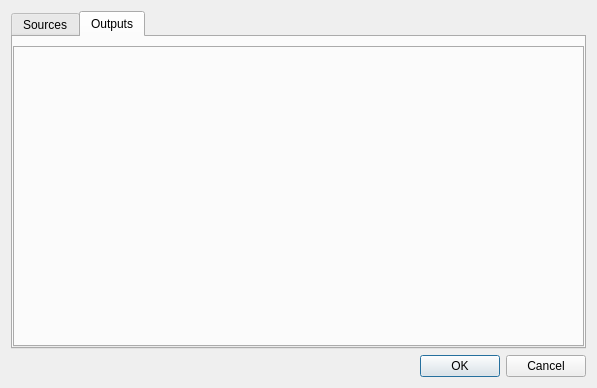
<?xml version="1.0" encoding="UTF-8"?>
<ui version="4.0">
 <class>AppConfigDialog</class>
 <widget class="QDialog" name="AppConfigDialog">
  <property name="geometry">
   <rect>
    <x>0</x>
    <y>0</y>
    <width>597</width>
    <height>388</height>
   </rect>
  </property>
  <property name="windowTitle">
   <string>Settings</string>
  </property>
  <layout class="QVBoxLayout" name="verticalLayout">
   <item>
    <widget class="QTabWidget" name="topTabWidget">
     <property name="currentIndex">
      <number>1</number>
     </property>
     <widget class="QWidget" name="sourcesPage">
      <attribute name="title">
       <string>Sources</string>
      </attribute>
      <layout class="QVBoxLayout" name="verticalLayout_2">
       <property name="leftMargin">
        <number>0</number>
       </property>
       <property name="rightMargin">
        <number>0</number>
       </property>
       <property name="bottomMargin">
        <number>0</number>
       </property>
       <item>
        <widget class="QTabWidget" name="sourcesTabWidget"/>
       </item>
      </layout>
     </widget>
     <widget class="QWidget" name="outputsPage">
      <attribute name="title">
       <string>Outputs</string>
      </attribute>
      <layout class="QVBoxLayout" name="verticalLayout_3">
       <property name="leftMargin">
        <number>0</number>
       </property>
       <property name="rightMargin">
        <number>0</number>
       </property>
       <property name="bottomMargin">
        <number>0</number>
       </property>
       <item>
        <widget class="QTabWidget" name="outputsTabWidget"/>
       </item>
      </layout>
     </widget>
    </widget>
   </item>
   <item>
    <widget class="QDialogButtonBox" name="buttonBox">
     <property name="orientation">
      <enum>Qt::Horizontal</enum>
     </property>
     <property name="standardButtons">
      <set>QDialogButtonBox::Cancel|QDialogButtonBox::Ok</set>
     </property>
    </widget>
   </item>
  </layout>
 </widget>
 <resources/>
 <connections>
  <connection>
   <sender>buttonBox</sender>
   <signal>accepted()</signal>
   <receiver>AppConfigDialog</receiver>
   <slot>accept()</slot>
   <hints>
    <hint type="sourcelabel">
     <x>248</x>
     <y>254</y>
    </hint>
    <hint type="destinationlabel">
     <x>157</x>
     <y>274</y>
    </hint>
   </hints>
  </connection>
  <connection>
   <sender>buttonBox</sender>
   <signal>rejected()</signal>
   <receiver>AppConfigDialog</receiver>
   <slot>reject()</slot>
   <hints>
    <hint type="sourcelabel">
     <x>316</x>
     <y>260</y>
    </hint>
    <hint type="destinationlabel">
     <x>286</x>
     <y>274</y>
    </hint>
   </hints>
  </connection>
 </connections>
</ui>
